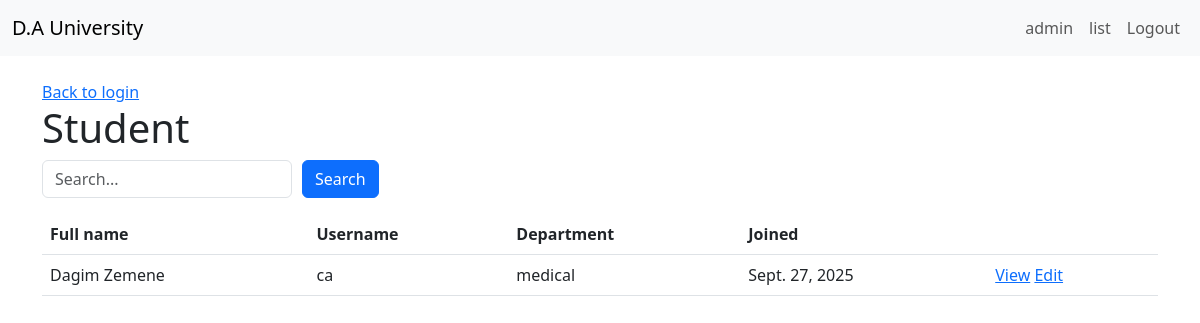
The app's page /students/ (signed in), older data.
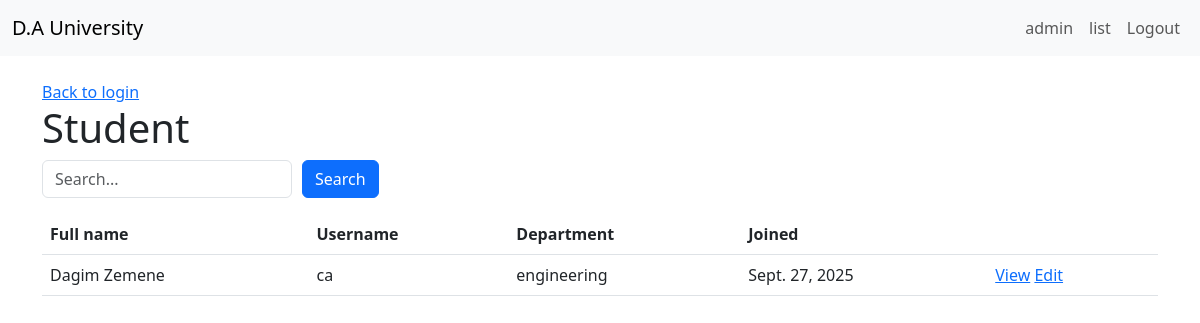
The same page, newer data.
### accounts/models.py (models this page shows, shortened)
class Student_user(models.Model):
    user = models.OneToOneField(User, on_delete=models.CASCADE)
    department = models.CharField(max_length=100)
    date_joined = models.DateField(auto_now_add=True,)

class User(AbstractUser):
    USER_TYPES =(
        ('admin', 'Admin'),
        ('staff', 'Staff'),
        ('student', 'Student'),
    )
    user_type = models.CharField(max_length=50, choices=USER_TYPES)
    full_name = models.CharField(max_length=100, null=True)
    registration_Date = models.DateField(auto_now_add=True)

### accounts/views.py (the view)
# urls.py: path('students/', students_list_view, name='students-list-page'),
def students_list_view(request):
    if not request.user.is_authenticated:
        return redirect('login')
    if request.user.user_type not in ("admin", "staff"):
        messages.error(request, "unauthorised access")
        return redirect('home')
    students = (
        Student_user.objects
        .select_related("user")
        .order_by("user__full_name")
    )
    query = request.GET.get("q", "").strip()
    if query:
        students = students.filter(
        Q(user__full_name__icontains=query) |
        Q(user__username__icontains=query) |
        Q(department__icontains=query)
        )
    return render(request, "accounts/students_list.html", {"students": students, "query": query})

### accounts/Templates/accounts/students_list.html
{% extends "accounts/base.html" %}
{% block content %}
<a href="{% url 'login' %}">Back to login</a>
<h1>Student</h1>
<form method="get" class="d-flex mb-3" style="gap: 10px;">
  <input type="text" name="q" value="{{ query }}" placeholder="Search..." class="form-control" style="max-width: 250px;">
  <button type="submit" class="btn btn-primary">Search</button>
</form>
<table class="table ">
  <thead>
    <tr>
      <th>Full name</th>
      <th>Username</th>
      <th>Department</th>
      <th>Joined</th>
      <th></th>
    </tr>
  </thead>
  <tbody>
    {% for s in students %}
    <tr>
      <td>{{ s.user.full_name }}</td>
      <td>{{ s.user.username }}</td>
      <td>{{ s.department }}</td>
      <td>{{ s.date_joined }}</td>
      <td>
        <a  href="{% url 'student-detail-page' user_id=s.user.id %} ">View</a>
        <a  href="{% url 'student-edit-page' user_id=s.user.id %}">Edit</a>
      </td>
    </tr>
    {% empty %}
    <tr>
        <td>No students found.</td>
    </tr>
    {% endfor %}
  </tbody>
</table>
{% endblock %}

Row changes from the older to the newer data that the page shows:
changed Student_user "Dagim Zemene": department "medical" → "engineering"
